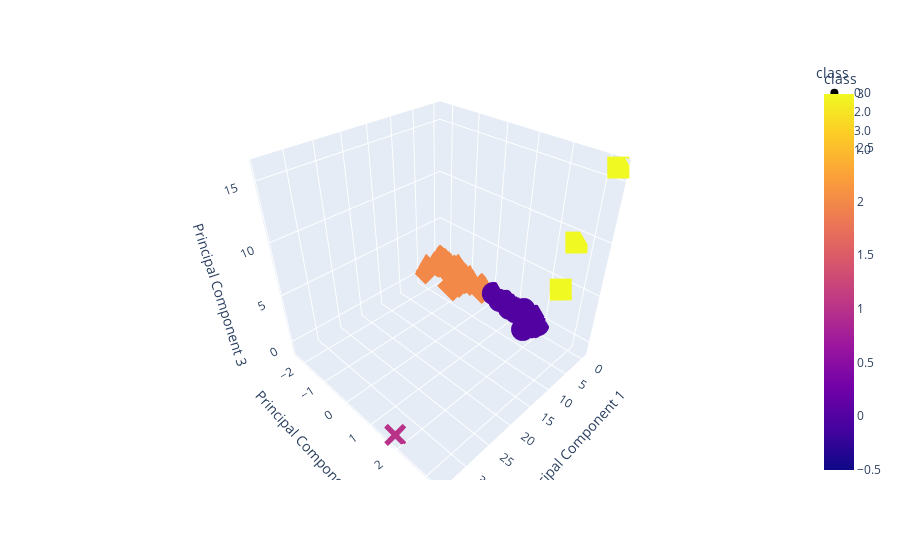

Notebook code cell kept with this figure:
### Markdown cell above
### Visualizing Results

#### 3D-Scatter with Clusters

### Code cell
# Create a 3D-Scatter with the PCA data and the clusters
fig = px.scatter_3d(
    df_result.dropna()
    , x="Principal Component 1"
    , y="Principal Component 2"
    , z="Principal Component 3"
    , symbol="class", color="class"
)
fig.show()
